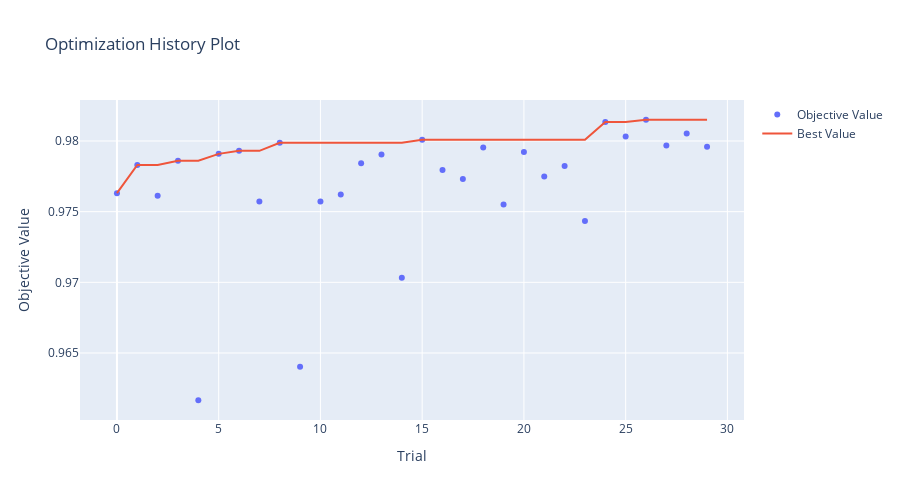
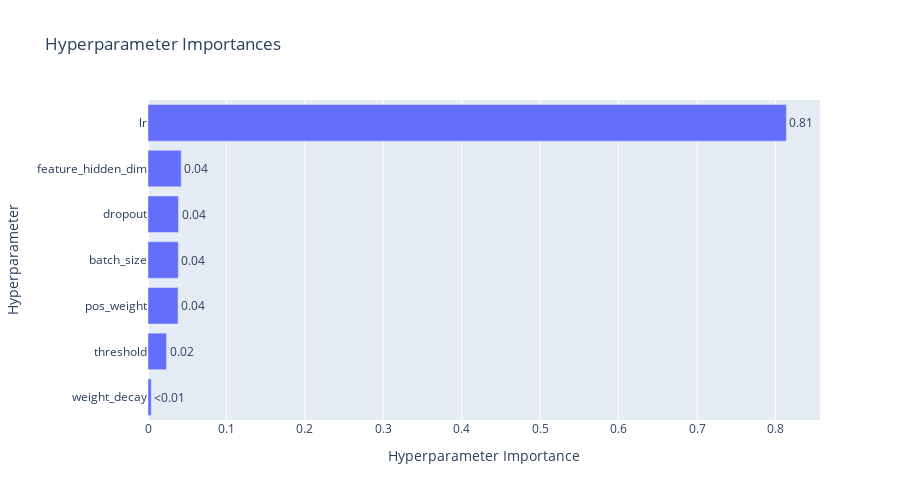

Here is the notebook cell these charts were saved with, in order:
### Code cell
fig = optuna.visualization.plot_optimization_history(study)
fig.update_layout(width=900, height=500)
fig.show()

fig = optuna.visualization.plot_param_importances(study)
fig.update_layout(width=900, height=500)
fig.show()

### Figure 1 — Plotly figure (JSON) as saved in the notebook; plotly's stock layout.template omitted (floating-point values rounded to 4 significant figures)
{"data": [{"mode": "markers", "name": "Objective Value", "type": "scatter", "x": [0, 1, 2, 3, 4, 5, 6, 7, 8, 9, 10, 11, 12, 13, 14, 15, 16, 17, 18, 19, 20, 21, 22, 23, 24, 25, 26, 27, 28, 29], "y": [0.9763, 0.9783, 0.9761, 0.9786, 0.9617, 0.9791, 0.9793, 0.9757, 0.9799, 0.964, 0.9757, 0.9762, 0.9784, 0.979, 0.9703, 0.9801, 0.9779, 0.9773, 0.9795, 0.9755, 0.9792, 0.9775, 0.9782, 0.9743, 0.9813, 0.9803, 0.9815, 0.9797, 0.9805, 0.9796]}, {"mode": "lines", "name": "Best Value", "type": "scatter", "x": [0, 1, 2, 3, 4, 5, 6, 7, 8, 9, 10, 11, 12, 13, 14, 15, 16, 17, 18, 19, 20, 21, 22, 23, 24, 25, 26, 27, 28, 29], "y": [0.9763, 0.9783, 0.9783, 0.9786, 0.9786, 0.9791, 0.9793, 0.9793, 0.9799, 0.9799, 0.9799, 0.9799, 0.9799, 0.9799, 0.9799, 0.9801, 0.9801, 0.9801, 0.9801, 0.9801, 0.9801, 0.9801, 0.9801, 0.9801, 0.9813, 0.9813, 0.9815, 0.9815, 0.9815, 0.9815]}, {"marker": {"color": "#cccccc"}, "mode": "markers", "name": "Infeasible Trial", "showlegend": false, "type": "scatter", "x": [], "y": []}], "layout": {"height": 500, "title": {"text": "Optimization History Plot"}, "width": 900, "xaxis": {"title": {"text": "Trial"}}, "yaxis": {"title": {"text": "Objective Value"}}}}

### Figure 2 — Plotly figure (JSON) as saved in the notebook; plotly's stock layout.template omitted (floating-point values rounded to 4 significant figures)
{"data": [{"cliponaxis": false, "hovertemplate": ["weight_decay (FloatDistribution): 0.004145538630998139<extra></extra>", "threshold (FloatDistribution): 0.023695491125894468<extra></extra>", "pos_weight (FloatDistribution): 0.038317869006955184<extra></extra>", "batch_size (CategoricalDistribution): 0.03866529202468481<extra></extra>", "dropout (FloatDistribution): 0.03888513006720924<extra></extra>", "feature_hidden_dim (CategoricalDistribution): 0.042326193886893654<extra></extra>", "lr (FloatDistribution): 0.8139644852573644<extra></extra>"], "name": "Objective Value", "orientation": "h", "text": ["<0.01", "0.02", "0.04", "0.04", "0.04", "0.04", "0.81"], "textposition": "outside", "type": "bar", "x": [0.004146, 0.0237, 0.03832, 0.03867, 0.03889, 0.04233, 0.814], "y": ["weight_decay", "threshold", "pos_weight", "batch_size", "dropout", "feature_hidden_dim", "lr"]}], "layout": {"height": 500, "title": {"text": "Hyperparameter Importances"}, "width": 900, "xaxis": {"title": {"text": "Hyperparameter Importance"}}, "yaxis": {"title": {"text": "Hyperparameter"}}}}
